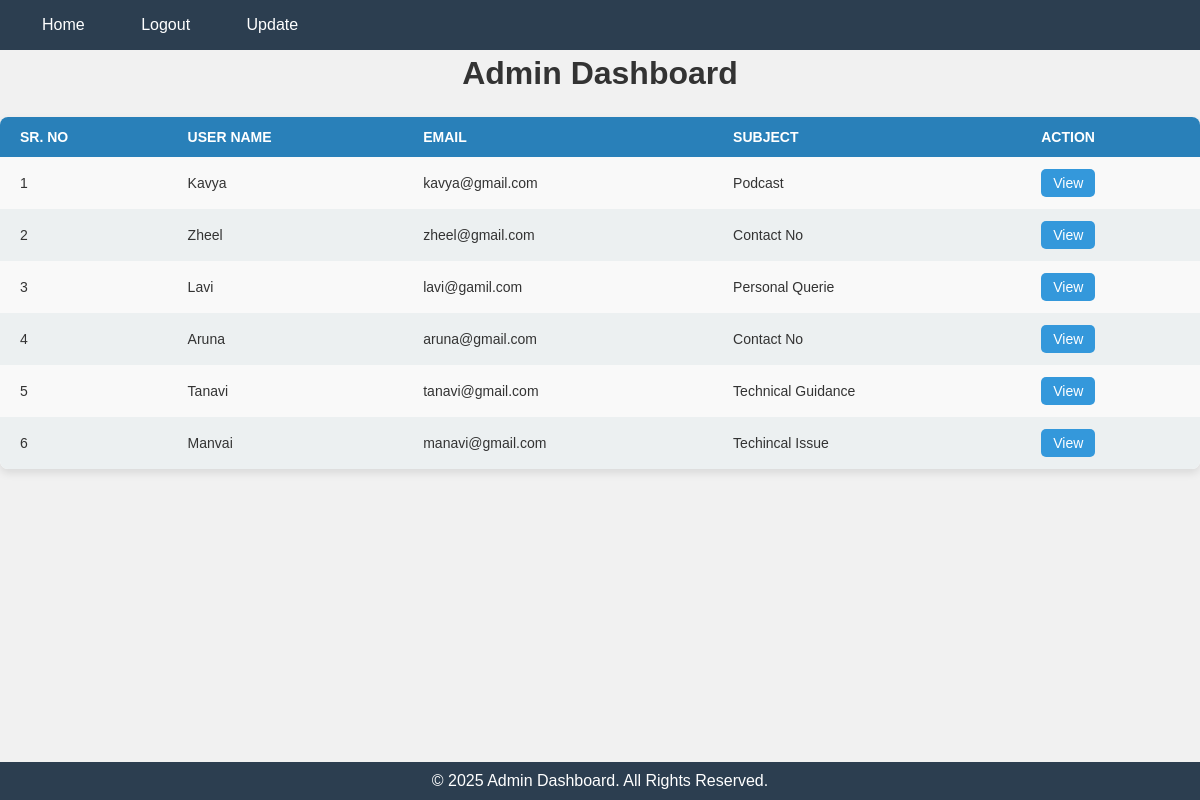
Page /dashboard/ (signed in) on the earlier database version.
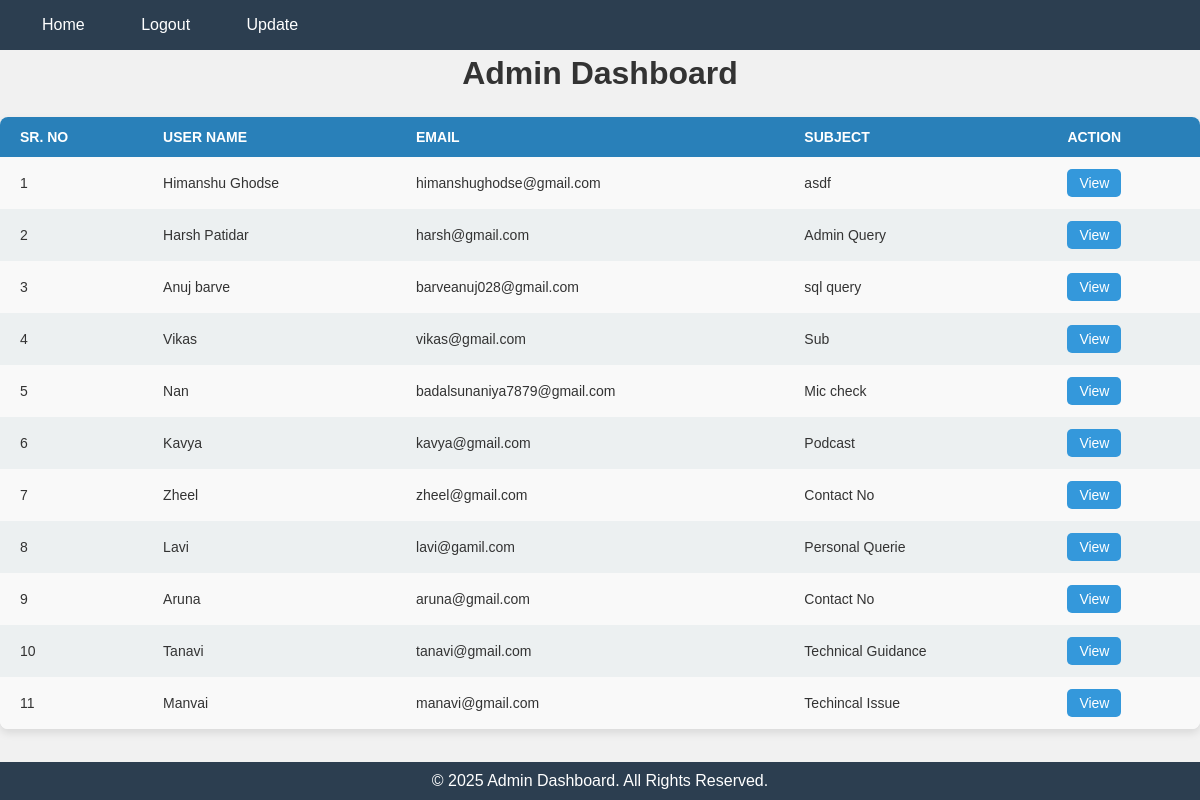
Same page on the later database version.
### core/models.py (models this page shows, shortened)
class Contact(models.Model):
  name=models.CharField(max_length=50)
  email=models.EmailField()
  subject=models.CharField(max_length=100)
  message=models.TextField()

### core/views.py (the view)
# urls.py: path('dashboard/', views.dashboard, name='dashboard'),
@login_required(login_url='login')
def dashboard(request):
    user_messages = Contact.objects.all().order_by('-id')
    return render(request, 'core/dashboard.html', {'data': user_messages})

### core/templates/core/dashboard.html
{% extends 'core/navbar.html' %}
{% block content %}
<center><h1 style="padding: 5px">Admin Dashboard</h1></center>
    <div class="message-box">
        <table class="user-messages-table">
            <thead>
                <tr>
                    <th>Sr. No</th>
                    <th>User Name</th>
                    <th>Email</th>
                    <th>Subject</th>
                    <th>Action</th>
                </tr>
            </thead>
            <tbody>
                {% for i in data %}
                    <tr>
                      <td>{{ forloop.counter}}</td>
                        <td>{{ i.name }}</td>
                        <td>{{ i.email }}</td>
                        <td>{{ i.subject }}</td>
                        <td>
                          <a href="{% url 'detail_view' i.id %}"><button class="action-btn">View</button></a>
                        </td>
                    </tr>
                {% endfor %}
            </tbody>
        </table>
    </div>
{% endblock %}

### core/templates/core/navbar.html (shortened to what this page needs)
<!DOCTYPE html>
<html lang="en">
<head>
</head>
<body>
    <nav>
        <div>
            <a href="{% url 'home' %}">Home</a>
            <a href="{% url 'logout_view' %}">Logout</a>
            <div class="dropdown">
              <a href="#">Update</a>
          </div>
        </div>
    </nav>
    <div class="main-content">
      {% block content %}{% endblock %}
  </div>
  <footer>
      <p>&copy; 2025 Admin Dashboard. All Rights Reserved.</p>
  </footer>
</body>
  </html>

### core/templates/core/navbar.html (style rules this page uses)
* { margin: 0; padding: 0; box-sizing: border-box; }
body { font-family: 'Arial', sans-serif; background-color: #f1f1f1; color: #333; }
nav { background-color: #2c3e50; padding: 1rem; display: flex; justify-content: space-between; align-items: center; }
nav a { color: #fff; text-decoration: none; font-size: 16px; padding: 8px 16px; margin: 0 10px; }
.dropdown { position: relative; display: inline-block; }
.user-messages-table { width: 100%; border-collapse: collapse; margin-top: 20px; background-color: #fff; box-shadow: 0 4px 8px rgba(0, 0, 0, 0.1); border-radius: 8px; overflow: hidden; }
.user-messages-table th, .user-messages-table td { padding: 12px 20px; text-align: left; font-size: 14px; color: #333; }
.user-messages-table th { background-color: #2980b9; color: #fff; font-weight: bold; text-transform: uppercase; }
.user-messages-table td { background-color: #f9f9f9; }
.user-messages-table tr:nth-child(even) td { background-color: #ecf0f1; }
.action-btn { background-color: #3498db; color: white; border: none; padding: 6px 12px; font-size: 14px; border-radius: 5px; cursor: pointer; transition: background-color 0.3s ease; }
.user-messages-table td button { cursor: pointer; }
footer { background-color: #2c3e50; color: #fff; text-align: center; padding: 10px; position: fixed; bottom: 0; width: 100%; }

Differences in the rows shown:
added Contact: name "Himanshu Ghodse", email "himanshughodse@gmail.com", subject "asdf"
added Contact: name "Harsh Patidar", email "harsh@gmail.com", subject "Admin Query"
added Contact: name "Anuj barve", email "barveanuj028@gmail.com", subject "sql query"
added Contact: name "Vikas", email "vikas@gmail.com", subject "Sub"
added Contact: name "Nan", email "badalsunaniya7879@gmail.com", subject "Mic check"
